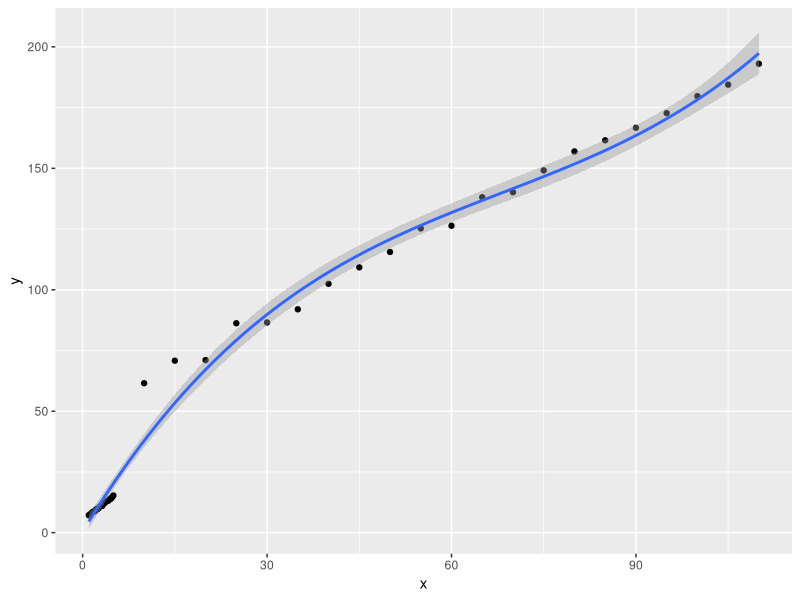

The R source for this figure:
library(ggplot2)

lmp <- function(modelobject) {
    if (class(modelobject) != "lm") stop("Not an object of class 'lm' ")
    f <- summary(modelobject)$fstatistic
    p <- pf(f[1], f[2], f[3], lower.tail = F)
    attributes(p) <- NULL
    return(p)
}

x <- c(1, 1.2,1.4,1.6,1.8,2,2.2,2.4,2.6,2.8,3,3.2,3.4,3.6,3.8,4,4.2,4.4,4.6,4.8,5,10,15,20,25,30,35,40,45,50,55,60,65,70,75,80,85,90,95,100,105,110)
y <- c(7.19,7.466,7.912,8.495,8.727,8.842,9.673,9.622,10.09,10.744,10.988,11.028,11.897,12.311,12.737,13.054,13.166,13.956,13.949,14.562,15.312,61.53,70.8,71.05,86.21,86.54,91.95,102.44,109.23,115.56,125.26,126.35,138.1,140.17,149.14,156.95,161.53,166.69,172.72,179.69,184.44,193.05)


formula = y ~ 1 + x
result = lm(formula = formula)
pval = lmp(result)
ss = summary(result)
deg = 1

while (pval > 0.01 || ss$adj.r.squared < 0.99 ) {
    deg = deg + 1
    formula = update(formula,.~poly(x,deg,raw = TRUE))
    result = update(result, formula = formula)
    pval = lmp(result)
    ss = summary(result)
}
deg
ggplot(data = NULL, aes(x, y)) + geom_point() + geom_smooth(method = "lm", formula = formula)
summary(result)